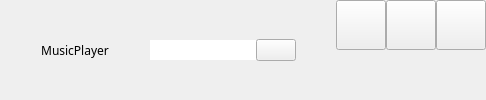
           <widget class="QWidget" name="widget" native="true">
            <property name="minimumSize">
             <size>
              <width>0</width>
              <height>80</height>
             </size>
            </property>
            <property name="maximumSize">
             <size>
              <width>16777215</width>
              <height>100</height>
             </size>
            </property>
            <layout class="QHBoxLayout" name="horizontalLayout_8" stretch="2,8">
             <property name="spacing">
              <number>0</number>
             </property>
             <property name="leftMargin">
              <number>0</number>
             </property>
             <property name="topMargin">
              <number>0</number>
             </property>
             <property name="rightMargin">
              <number>0</number>
             </property>
             <property name="bottomMargin">
              <number>0</number>
             </property>
             <item>
              <widget class="QLabel" name="label_title">
               <property name="minimumSize">
                <size>
                 <width>150</width>
                 <height>0</height>
                </size>
               </property>
               <property name="maximumSize">
                <size>
                 <width>200</width>
                 <height>16777215</height>
                </size>
               </property>
               <property name="font">
                <font>
                 <family>华文楷体</family>
                 <italic>false</italic>
                 <bold>false</bold>
                </font>
               </property>
               <property name="text">
                <string>MusicPlayer</string>
               </property>
               <property name="alignment">
                <set>Qt::AlignCenter</set>
               </property>
              </widget>
             </item>
             <item>
              <widget class="QWidget" name="widget_header" native="true">
               <property name="sizePolicy">
                <sizepolicy hsizetype="Expanding" vsizetype="Expanding">
                 <horstretch>0</horstretch>
                 <verstretch>0</verstretch>
                </sizepolicy>
               </property>
               <property name="minimumSize">
                <size>
                 <width>0</width>
                 <height>80</height>
                </size>
               </property>
               <property name="maximumSize">
                <size>
                 <width>16777215</width>
                 <height>100</height>
                </size>
               </property>
               <property name="baseSize">
                <size>
                 <width>50</width>
                 <height>50</height>
                </size>
               </property>
               <layout class="QHBoxLayout" name="horizontalLayout">
                <property name="spacing">
                 <number>0</number>
                </property>
                <property name="leftMargin">
                 <number>0</number>
                </property>
                <property name="topMargin">
                 <number>0</number>
                </property>
                <property name="rightMargin">
                 <number>0</number>
                </property>
                <property name="bottomMargin">
                 <number>0</number>
                </property>
                <item alignment="Qt::AlignVCenter">
                 <widget class="MyLineEdit" name="lineEdit_search">
                  <property name="sizePolicy">
                   <sizepolicy hsizetype="Expanding" vsizetype="Expanding">
                    <horstretch>0</horstretch>
                    <verstretch>0</verstretch>
                   </sizepolicy>
                  </property>
                  <property name="minimumSize">
                   <size>
                    <width>100</width>
                    <height>0</height>
                   </size>
                  </property>
                  <property name="maximumSize">
                   <size>
                    <width>500</width>
                    <height>40</height>
                   </size>
                  </property>
                  <property name="baseSize">
                   <size>
                    <width>150</width>
                    <height>40</height>
                   </size>
                  </property>
                  <property name="focusPolicy">
                   <enum>Qt::ClickFocus</enum>
                  </property>
                  <property name="contextMenuPolicy">
                   <enum>Qt::NoContextMenu</enum>
                  </property>
                  <property name="frame">
                   <bool>false</bool>
                  </property>
                  <property name="cursorMoveStyle">
                   <enum>Qt::VisualMoveStyle</enum>
                  </property>
                 </widget>
                </item>
                <item alignment="Qt::AlignVCenter">
                 <widget class="QPushButton" name="pushButton_search">
                  <property name="sizePolicy">
                   <sizepolicy hsizetype="Expanding" vsizetype="Expanding">
                    <horstretch>0</horstretch>
                    <verstretch>0</verstretch>
                   </sizepolicy>
                  </property>
                  <property name="minimumSize">
                   <size>
                    <width>20</width>
                    <height>20</height>
                   </size>
                  </property>
                  <property name="maximumSize">
                   <size>
                    <width>50</width>
                    <height>40</height>
                   </size>
                  </property>
                  <property name="toolTip">
                   <string>搜索</string>
                  </property>
                  <property name="text">
                   <string/>
                  </property>
                  <property name="icon">
                   <iconset resource="res.qrc">
                    <normaloff>:/icon/search.svg</normaloff>:/icon/search.svg</iconset>
                  </property>
                  <property name="checkable">
                   <bool>true</bool>
                  </property>
                 </widget>
                </item>
                <item>
                 <spacer name="horizontalSpacer_2">
                  <property name="orientation">
                   <enum>Qt::Horizontal</enum>
                  </property>
                  <property name="sizeHint" stdset="0">
                   <size>
                    <width>40</width>
                    <height>20</height>
                   </size>
                  </property>
                 </spacer>
                </item>
                <item alignment="Qt::AlignTop">
                 <widget class="QPushButton" name="pushButton_minsize">
                  <property name="sizePolicy">
                   <sizepolicy hsizetype="Expanding" vsizetype="Expanding">
                    <horstretch>0</horstretch>
                    <verstretch>0</verstretch>
                   </sizepolicy>
                  </property>
                  <property name="minimumSize">
                   <size>
                    <width>50</width>
                    <height>50</height>
                   </size>
                  </property>
                  <property name="maximumSize">
                   <size>
                    <width>50</width>
                    <height>50</height>
                   </size>
                  </property>
                  <property name="baseSize">
                   <size>
                    <width>40</width>
                    <height>40</height>
                   </size>
                  </property>
                  <property name="toolTip">
                   <string/>
                  </property>
                  <property name="text">
                   <string/>
                  </property>
                  <property name="icon">
                   <iconset resource="res.qrc">
                    <normaloff>:/icon/min.svg</normaloff>:/icon/min.svg</iconset>
                  </property>
                  <property name="iconSize">
                   <size>
                    <width>20</width>
                    <height>20</height>
                   </size>
                  </property>
                  <property name="autoRepeatDelay">
                   <number>100</number>
                  </property>
                 </widget>
                </item>
                <item alignment="Qt::AlignTop">
                 <widget class="QPushButton" name="pushButton_maxsize">
                  <property name="sizePolicy">
                   <sizepolicy hsizetype="Expanding" vsizetype="Expanding">
                    <horstretch>0</horstretch>
                    <verstretch>0</verstretch>
                   </sizepolicy>
                  </property>
                  <property name="minimumSize">
                   <size>
                    <width>50</width>
                    <height>50</height>
                   </size>
                  </property>
                  <property name="maximumSize">
                   <size>
                    <width>50</width>
                    <height>50</height>
                   </size>
                  </property>
                  <property name="baseSize">
                   <size>
                    <width>40</width>
                    <height>40</height>
                   </size>
                  </property>
                  <property name="toolTip">
                   <string/>
                  </property>
                  <property name="text">
                   <string/>
                  </property>
                  <property name="icon">
                   <iconset resource="res.qrc">
                    <normaloff>:/icon/max.svg</normaloff>:/icon/max.svg</iconset>
                  </property>
                  <property name="iconSize">
                   <size>
                    <width>20</width>
                    <height>20</height>
                   </size>
                  </property>
                 </widget>
                </item>
                <item alignment="Qt::AlignTop">
                 <widget class="QPushButton" name="pushButton_close">
                  <property name="sizePolicy">
                   <sizepolicy hsizetype="Expanding" vsizetype="Expanding">
                    <horstretch>0</horstretch>
                    <verstretch>0</verstretch>
                   </sizepolicy>
                  </property>
                  <property name="minimumSize">
                   <size>
                    <width>50</width>
                    <height>50</height>
                   </size>
                  </property>
                  <property name="maximumSize">
                   <size>
                    <width>50</width>
                    <height>50</height>
                   </size>
                  </property>
                  <property name="baseSize">
                   <size>
                    <width>40</width>
                    <height>40</height>
                   </size>
                  </property>
                  <property name="toolTip">
                   <string/>
                  </property>
                  <property name="text">
                   <string/>
                  </property>
                  <property name="icon">
                   <iconset resource="res.qrc">
                    <normaloff>:/icon/close.svg</normaloff>:/icon/close.svg</iconset>
                  </property>
                  <property name="iconSize">
                   <size>
                    <width>20</width>
                    <height>20</height>
                   </size>
                  </property>
                 </widget>
                </item>
               </layout>
              </widget>
             </item>
            </layout>
           </widget>
